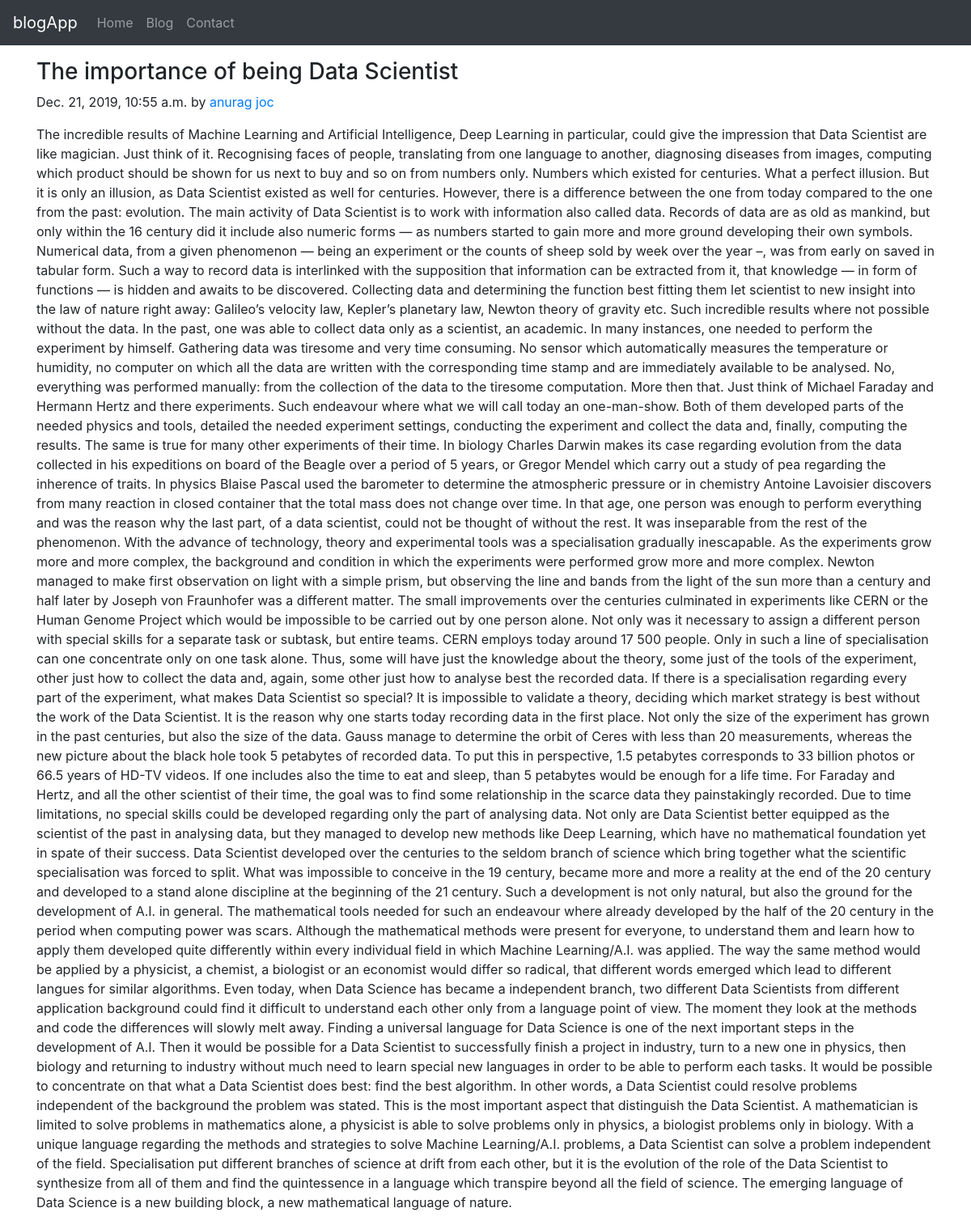
/blog/data-science, run on the app's committed database.
### blog/models.py (models this page shows, shortened)
class Post(models.Model):
    sno = models.AutoField(primary_key = True)
    title = models.CharField(max_length = 255)
    content = models.TextField()
    author = models.CharField(max_length = 100)
    slug = models.CharField(max_length = 130)
    img = models.ImageField(upload_to = 'pics')
    timestamp = models.DateTimeField(blank = True)

### blog/views.py (the view)
# urls.py: path('<str:slug>' , views.blogPost , name = 'blogPost'),
def blogPost(request , slug):
    post = Post.objects.filter(slug = slug ).first()
    context = {'post':post}
    return render(request, 'blog/blogPost.html', context)

### templates/blog/blogPost.html (shortened to what this page needs)
{% extends 'base.html' %}
{% block body %}
<div class = "container my-3">
    <h3 class= "blog-post-title"> {{post.title}} </h3>
    <p class="blog-post-meta">{{post.timestamp}} by <a href="#"> {{post.author}}</a></p>
    <p> {{post.content}} </p>
 </div>
{% endblock body %}

### data on the page
Post: title "The importance of being Data Scientist", timestamp "Dec. 21, 2019, 10:55 a.m.", author "anurag joc", content "The incredible results of Machine Learning and Artificial Intelligence, Deep Learning in particular, could give the impression that Data Scientist are like magician. Just think of it. Recognising faces of people, translating from one language to another, diagnosing diseases from images, computing which product should be shown for us next to buy and so on from numbers only. Numbers which existed for centuries. What a perfect illusion. But it is only an illusion, as Data Scientist existed as well for centuries. However, there is a difference between the one from today compared to the one from the past: evolution. The main activity of Data Scientist is to work with information also called…"
